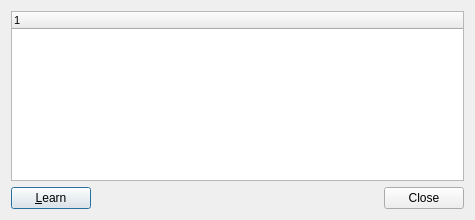
<?xml version="1.0" encoding="UTF-8"?>
<ui version="4.0">
 <class>ControlMapperBase</class>
 <widget class="QDialog" name="ControlMapperBase">
  <property name="geometry">
   <rect>
    <x>0</x>
    <y>0</y>
    <width>475</width>
    <height>220</height>
   </rect>
  </property>
  <property name="windowTitle">
   <string>Control mapper</string>
  </property>
  <layout class="QVBoxLayout" name="verticalLayout">
   <item>
    <widget class="QTreeWidget" name="controlList">
     <property name="font">
      <font>
       <pointsize>8</pointsize>
      </font>
     </property>
     <property name="editTriggers">
      <set>QAbstractItemView::NoEditTriggers</set>
     </property>
     <property name="selectionBehavior">
      <enum>QAbstractItemView::SelectRows</enum>
     </property>
     <property name="rootIsDecorated">
      <bool>true</bool>
     </property>
     <column>
      <property name="text">
       <string>1</string>
      </property>
     </column>
    </widget>
   </item>
   <item>
    <layout class="QHBoxLayout" name="horizontalLayout">
     <item>
      <widget class="QPushButton" name="learnPushButton">
       <property name="sizePolicy">
        <sizepolicy hsizetype="Maximum" vsizetype="Fixed">
         <horstretch>0</horstretch>
         <verstretch>0</verstretch>
        </sizepolicy>
       </property>
       <property name="text">
        <string>&amp;Learn</string>
       </property>
       <property name="checkable">
        <bool>true</bool>
       </property>
      </widget>
     </item>
     <item>
      <spacer name="horizontalSpacer">
       <property name="orientation">
        <enum>Qt::Horizontal</enum>
       </property>
       <property name="sizeHint" stdset="0">
        <size>
         <width>40</width>
         <height>20</height>
        </size>
       </property>
      </spacer>
     </item>
     <item>
      <widget class="QDialogButtonBox" name="buttonBox">
       <property name="sizePolicy">
        <sizepolicy hsizetype="Maximum" vsizetype="Fixed">
         <horstretch>0</horstretch>
         <verstretch>0</verstretch>
        </sizepolicy>
       </property>
       <property name="orientation">
        <enum>Qt::Horizontal</enum>
       </property>
       <property name="standardButtons">
        <set>QDialogButtonBox::Close</set>
       </property>
      </widget>
     </item>
    </layout>
   </item>
  </layout>
 </widget>
 <resources/>
 <connections>
  <connection>
   <sender>buttonBox</sender>
   <signal>accepted()</signal>
   <receiver>ControlMapperBase</receiver>
   <slot>accept()</slot>
   <hints>
    <hint type="sourcelabel">
     <x>248</x>
     <y>254</y>
    </hint>
    <hint type="destinationlabel">
     <x>157</x>
     <y>274</y>
    </hint>
   </hints>
  </connection>
  <connection>
   <sender>buttonBox</sender>
   <signal>rejected()</signal>
   <receiver>ControlMapperBase</receiver>
   <slot>reject()</slot>
   <hints>
    <hint type="sourcelabel">
     <x>316</x>
     <y>260</y>
    </hint>
    <hint type="destinationlabel">
     <x>286</x>
     <y>274</y>
    </hint>
   </hints>
  </connection>
 </connections>
</ui>
